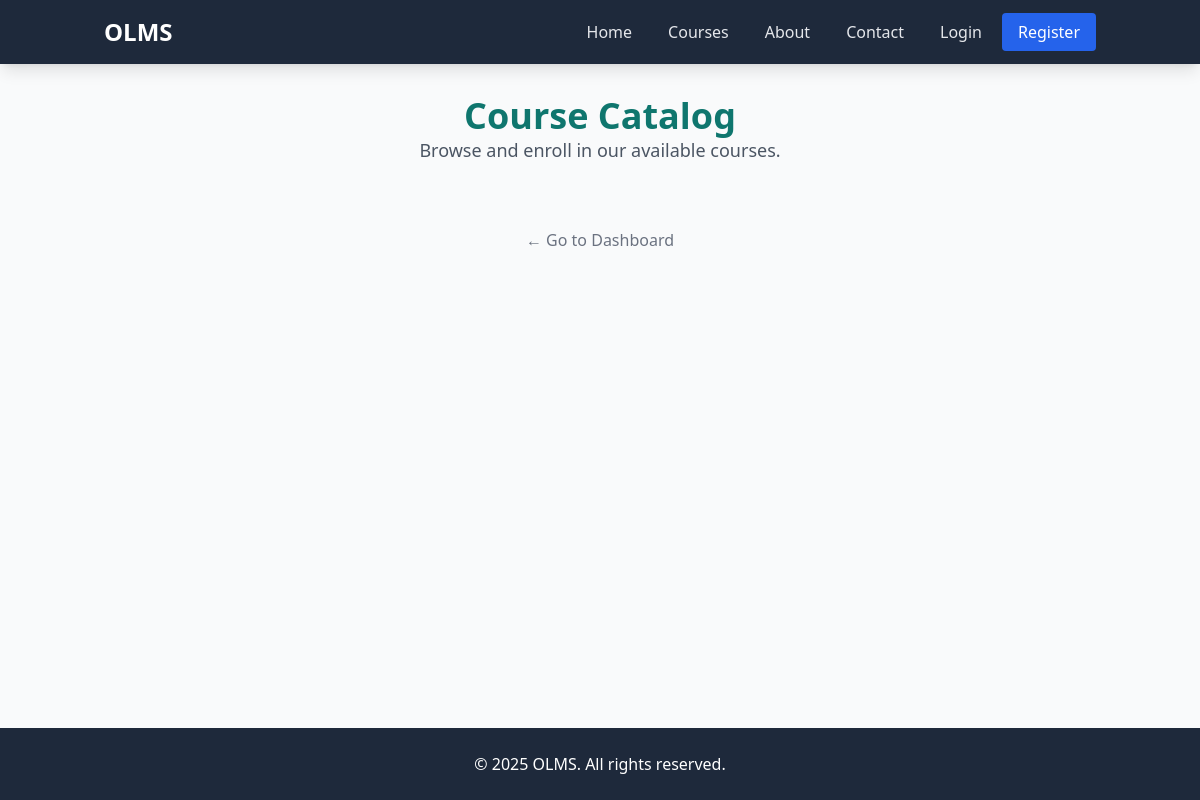
/auth/catalog.php, run on an earlier commit of the app's database.
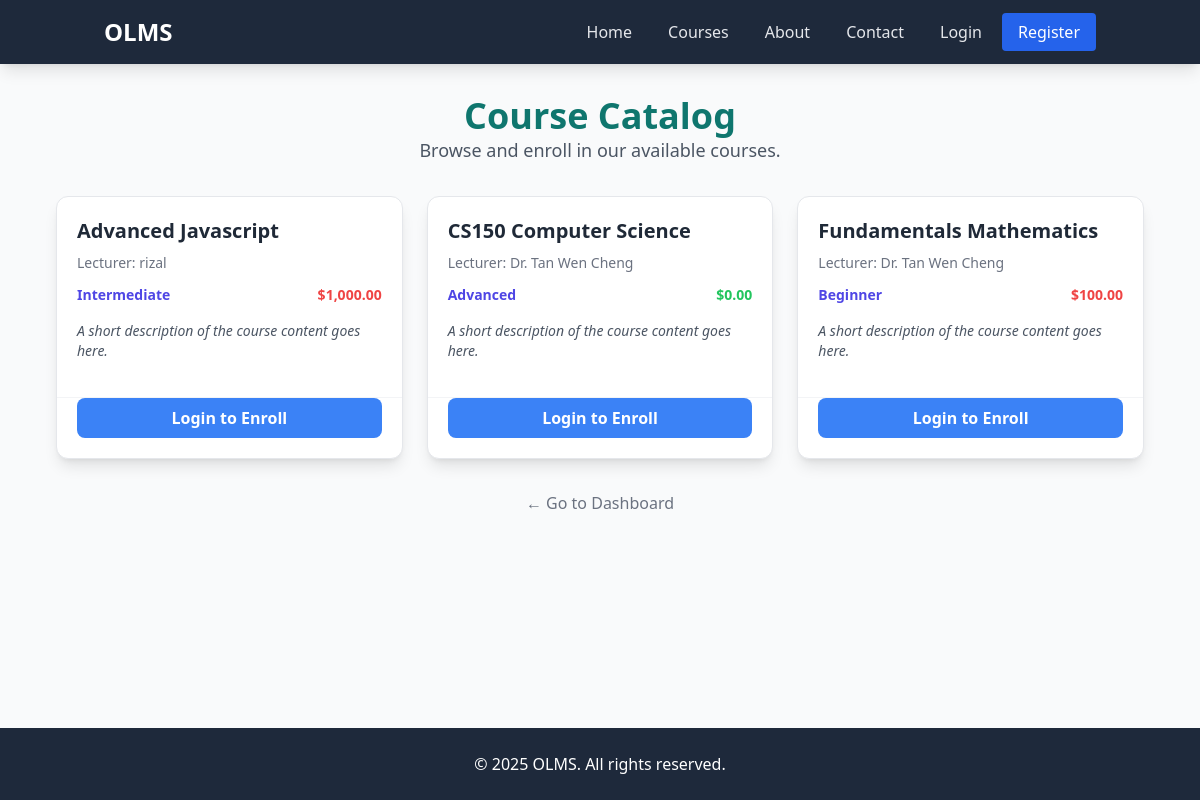
And on a later commit of the database.
### tables this page shows
CREATE TABLE `courses` (
  `id` int(11) NOT NULL,
  `title` varchar(100) NOT NULL,
  `level` varchar(50) DEFAULT NULL,
  `language` varchar(50) DEFAULT NULL,
  `fee` double(10,2) DEFAULT NULL,
  `lecturer_id` int(11) DEFAULT NULL
);

CREATE TABLE `users` (
  `id` int(11) NOT NULL,
  `name` varchar(100) NOT NULL,
  `email` varchar(100) NOT NULL,
  `password` varchar(255) NOT NULL,
  `role` enum('student','lecturer','admin') NOT NULL DEFAULT 'student',
  `status` enum('pending','active','blocked') NOT NULL DEFAULT 'pending'
);

### auth/catalog.php (the view, shortened to what this page needs)
<?php
include("../header.php");
include("../connection.php");
$user_id = isset($_SESSION['user_id']) ? $_SESSION['user_id'] : null;
$user_role = isset($_SESSION['user_role']) ? $_SESSION['user_role'] : 'guest';
$catalog_query = "
    SELECT
        c.id AS course_id,
        c.title AS course_title,
        c.level,
        c.fee,
        u.name AS lecturer_name,
        e.payment_status
    FROM
        courses c
    JOIN
        users u ON c.lecturer_id = u.id
    LEFT JOIN
        enrollment e ON c.id = e.course_id AND e.user_id = '{$user_id}'
    ORDER BY
        c.title ASC";
$result = mysqli_query($conn, $catalog_query);
?>
<body>
    <div class="container mx-auto p-8 max-w-6xl">
        <header class="mb-8 text-center">
            <h1 class="text-4xl font-extrabold text-teal-700">Course Catalog</h1>
            <p class="text-lg text-gray-600">Browse and enroll in our available courses.</p>
        </header>
        <section id="course-list">
            <div class="grid grid-cols-1 md:grid-cols-2 lg:grid-cols-3 gap-6">
                <?php while ($row = mysqli_fetch_assoc($result)): ?>
                    <?php
                        $is_paid = ($row['payment_status'] === 'paid');
                        $is_pending = ($row['payment_status'] === 'pending');
                    ?>
                    <div class="bg-white border border-gray-200 rounded-xl shadow-lg hover:shadow-xl transition flex flex-col justify-between">
                        <div class="p-5">
                            <h3 class="text-xl font-bold text-gray-800 mb-2"><?php echo htmlspecialchars($row['course_title']); ?></h3>
                            <p class="text-sm text-gray-500 mb-3">Lecturer: <?php echo htmlspecialchars($row['lecturer_name']); ?></p>
                            <div class="flex justify-between text-sm mb-4">
                                <span class="text-indigo-600 font-semibold"><?php echo htmlspecialchars($row['level']); ?></span>
                                <span class="font-bold <?php echo ($row['fee'] > 0) ? 'text-red-500' : 'text-green-500'; ?>">
                                    $<?php echo number_format($row['fee'], 2); ?>
                                </span>
                            </div>
                            <p class="text-gray-600 text-sm italic mb-4">A short description of the course content goes here.</p>
                        </div>
                        <div class="p-5 pt-0 border-t border-gray-100">
                            <?php if ($user_role === 'guest'): ?>
                                <a href="./auth/login.php" class="w-full bg-blue-500 text-white font-bold py-2 px-4 rounded-lg text-center block hover:bg-blue-600">
                                    Login to Enroll
                                </a>
                            <?php elseif ($user_role !== 'student'): ?>
                                <button disabled class="w-full bg-gray-300 text-gray-700 font-bold py-2 px-4 rounded-lg">
                                    Accessing as Lecturer/Admin
                                </button>
                            <?php elseif ($is_paid): ?>
                                <a href="./course_view.php?id=<?php echo $row['course_id']; ?>" class="w-full bg-green-500 text-white font-bold py-2 px-4 rounded-lg text-center block hover:bg-green-600">
                                    Go to Course
                                </a>
                            <?php elseif ($is_pending): ?>
                                <a href="./payment.php?course_id=<?php echo $row['course_id']; ?>" class="w-full bg-red-500 text-white font-bold py-2 px-4 rounded-lg text-center block hover:bg-red-600">
                                    Complete Payment
                                </a>
                            <?php else: ?>
                                <a href="./enroll_course.php?course_id=<?php echo $row['course_id']; ?>" class="w-full bg-teal-500 text-white font-bold py-2 px-4 rounded-lg text-center block hover:bg-teal-600">
                                    Enroll Now
                                </a>
                            <?php endif; ?>
                        </div>
                    </div>
                <?php endwhile; ?>
            </div>
        </section>
        <div class="mt-8 text-center">
             <a href="./dashboard.php" class="text-gray-500 hover:text-gray-700 font-medium">← Go to Dashboard</a>
        </div>
    </div>
</body>
</html>
<?php include("../footer.php"); ?>

### header.php (shortened to what this page needs)
<!DOCTYPE html>
<html lang="en">
<head>
    <script src="https://cdn.tailwindcss.com"></script>
</head>
<body class="flex flex-col min-h-screen bg-gray-50">
    <header class="bg-slate-800 shadow-lg sticky top-0 z-50">
        <nav class="container mx-auto px-4 relative">
            <div class="flex justify-between items-center py-4">
                <a href="<?php echo BASE_URL; ?>index.php" class="text-2xl font-bold text-white">
                    OLMS
                </a>
                <ul class="hidden md:flex space-x-1 items-center">
                    <li><a href="<?php echo BASE_URL; ?>index.php" class="text-gray-200 hover:text-white px-4 py-2 rounded hover:bg-slate-700 transition">Home</a></li>
                    <li><a href="<?php echo BASE_URL; ?>courses.php" class="text-gray-200 hover:text-white px-4 py-2 rounded hover:bg-slate-700 transition">Courses</a></li>
                    <li><a href="<?php echo BASE_URL; ?>about.php" class="text-gray-200 hover:text-white px-4 py-2 rounded hover:bg-slate-700 transition">About</a></li>
                    <li><a href="<?php echo BASE_URL; ?>contact.php" class="text-gray-200 hover:text-white px-4 py-2 rounded hover:bg-slate-700 transition">Contact</a></li>
                    <?php if(isset($_SESSION['user_id'])): ?>
                        <li><a href="<?php echo BASE_URL; ?>auth/dashboard.php" class="text-gray-200 hover:text-white px-4 py-2 rounded hover:bg-slate-700 transition">Dashboard</a></li>
                        <li><a href="<?php echo BASE_URL; ?>logout.php" class="bg-red-600 text-white px-4 py-2 rounded hover:bg-red-700 transition">Logout</a></li>
                    <?php else: ?>
                        <li><a href="<?php echo BASE_URL; ?>auth/login.php" class="text-gray-200 hover:text-white px-4 py-2 rounded hover:bg-slate-700 transition">Login</a></li>
                        <li><a href="<?php echo BASE_URL; ?>auth/register.php" class="bg-blue-600 text-white px-4 py-2 rounded hover:bg-blue-700 transition">Register</a></li>
                    <?php endif; ?>
                </ul>
            </div>
        </nav>
    </header>
    <main class="flex-grow">

### footer.php (shortened to what this page needs)
    <footer class="bg-slate-800 text-white py-6 mt-auto">
        <div class="container mx-auto px-4 text-center">
            <p>&copy; <?php echo date('Y'); ?> OLMS. All rights reserved.</p>
        </div>
    </footer>
</body>
</html>

What changed in the data, as far as the page shows it:
added courses: title "Advanced Javascript", lecturer.name "rizal", level "Intermediate", fee "1,000.00"
added courses: title "CS150 Computer Science", lecturer.name "Dr. Tan Wen Cheng", level "Advanced", fee "0.00"
added courses: title "Fundamentals Mathematics", lecturer.name "Dr. Tan Wen Cheng", level "Beginner", fee "100.00"
